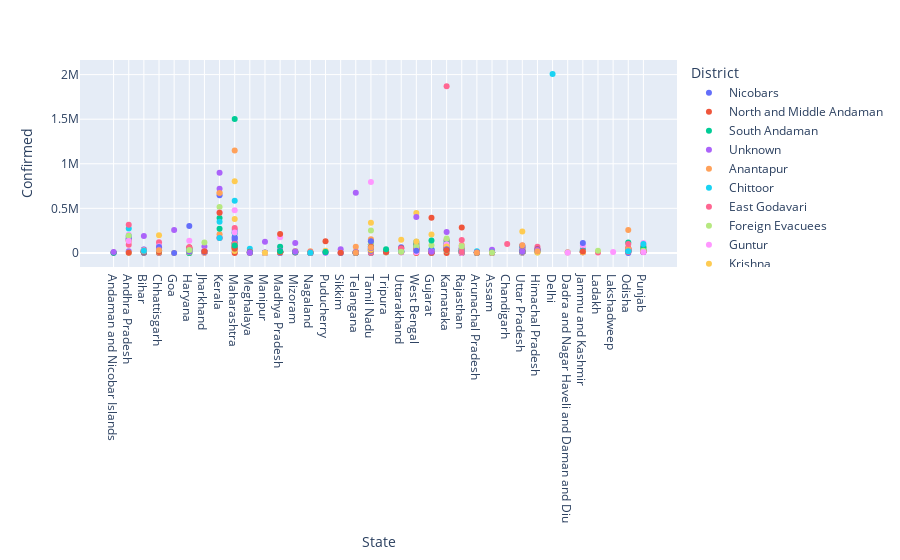

Notebook code cell kept with this figure:
### Code cell
import plotly.express as px
fig = px.scatter(df, x="State", y="Confirmed", color="District",
                  hover_data=['State'])
fig.show()
